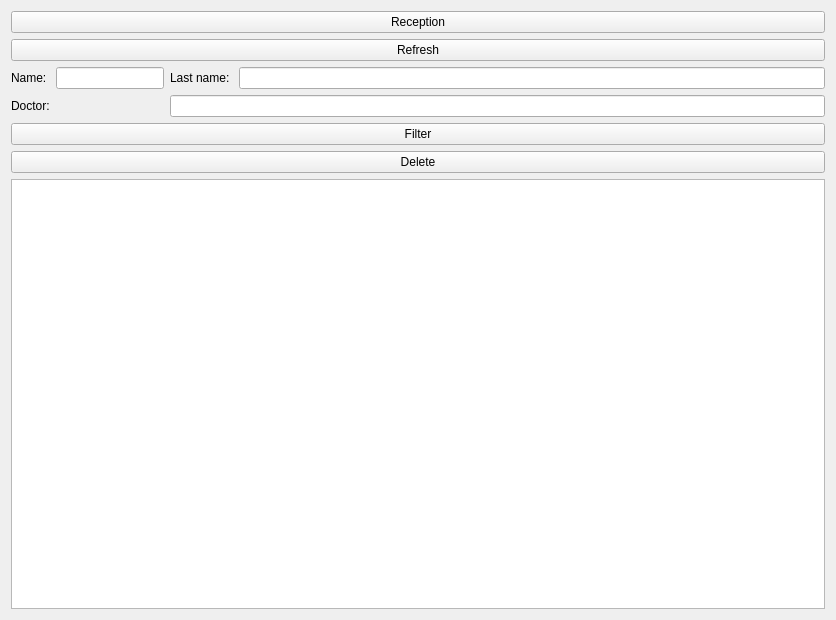
<?xml version="1.0" encoding="UTF-8"?>
<ui version="4.0">
 <class>PatientsInfo</class>
 <widget class="QWidget" name="PatientsInfo">
  <property name="geometry">
   <rect>
    <x>0</x>
    <y>0</y>
    <width>836</width>
    <height>620</height>
   </rect>
  </property>
  <property name="windowTitle">
   <string>Form</string>
  </property>
  <layout class="QVBoxLayout" name="verticalLayout_2">
   <item>
    <widget class="QPushButton" name="prijemPacijentaButton">
     <property name="text">
      <string>Reception</string>
     </property>
    </widget>
   </item>
   <item>
    <widget class="QPushButton" name="refreshButton">
     <property name="text">
      <string>Refresh</string>
     </property>
    </widget>
   </item>
   <item>
    <layout class="QFormLayout" name="formLayout">
     <item row="0" column="0">
      <layout class="QFormLayout" name="formLayout_4">
       <item row="0" column="0">
        <widget class="QLabel" name="f_nameLabel">
         <property name="text">
          <string>Name: </string>
         </property>
        </widget>
       </item>
       <item row="0" column="1">
        <widget class="QLineEdit" name="nameEdit"/>
       </item>
      </layout>
     </item>
     <item row="0" column="1">
      <layout class="QFormLayout" name="formLayout_5">
       <item row="0" column="1">
        <widget class="QLineEdit" name="s_nameEdit"/>
       </item>
       <item row="0" column="0">
        <widget class="QLabel" name="prezimeLabel">
         <property name="text">
          <string>Last name: </string>
         </property>
        </widget>
       </item>
      </layout>
     </item>
     <item row="1" column="0">
      <widget class="QLabel" name="doctorLabel">
       <property name="text">
        <string>Doctor:</string>
       </property>
      </widget>
     </item>
     <item row="1" column="1">
      <widget class="QLineEdit" name="doctorEdit"/>
     </item>
    </layout>
   </item>
   <item>
    <layout class="QVBoxLayout" name="verticalLayout">
     <item>
      <widget class="QPushButton" name="filterButton">
       <property name="text">
        <string>Filter</string>
       </property>
      </widget>
     </item>
    </layout>
   </item>
   <item>
    <widget class="QPushButton" name="deleteButton">
     <property name="text">
      <string>Delete</string>
     </property>
    </widget>
   </item>
   <item>
    <widget class="QTableView" name="patientsView"/>
   </item>
  </layout>
 </widget>
 <resources/>
 <connections/>
</ui>
